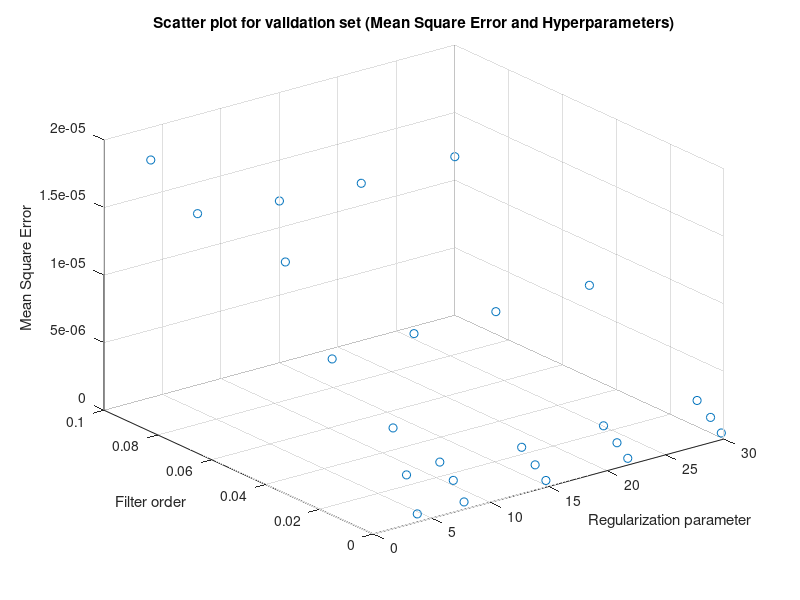

The MATLAB source for this figure:
load('training.mat');
load('validate.mat');
load('testnoisy.mat');
X = training;
V = validate;
Size_X = size(training,1);
    Size_V = size(validate,1);
order = [4,8,15,22,30];
lambda = [0.001,0.005,0.01,0.05,0.1];
red_x = X;
red_v = V;

count =1;
for order_index =1:5;
    red_x = X;
red_v = V;
    o=order(order_index);
    red_x(1:o,:)=[];
red_v(1:o,:)=[];
Design_X = zeros(Size_X - o,o);
Design_V = zeros(Size_V - o,o);
for k = 1:5
    l = lambda(k);
    lambdaeye = l*eye(o);

 for i = o +1 : Size_X; 
     for j = 1:o
       Design_X(i-o,j)= X(i-j);
    end
end
    for i = o +1 : Size_V
    for j = 1:o
       Design_V(i-o,j)= V(i-j);
    end
    end
   
   R = inv(Design_X'*Design_X + lambdaeye );
   P = (Design_X'*red_x);
    Parameter_M = R*P;
    A_predicted = (Design_V)* Parameter_M;
error = A_predicted-red_v;
error_square = 0;
for e =1:size(error,1)
    error_square = error(e)*error(e) + error_square;
end
mean_error = error_square/size(error,1);

Result(count,:)= [o;l;mean_error];
count = count +1;
end

   
end
scatter3(Result(:,1),Result(:,2),Result(:,3));
xlabel('Regularization parameter');
ylabel('Filter order');
zlabel('Mean Square Error');
title('Scatter plot for validation set (Mean Square Error and Hyperparameters)');




    



    
